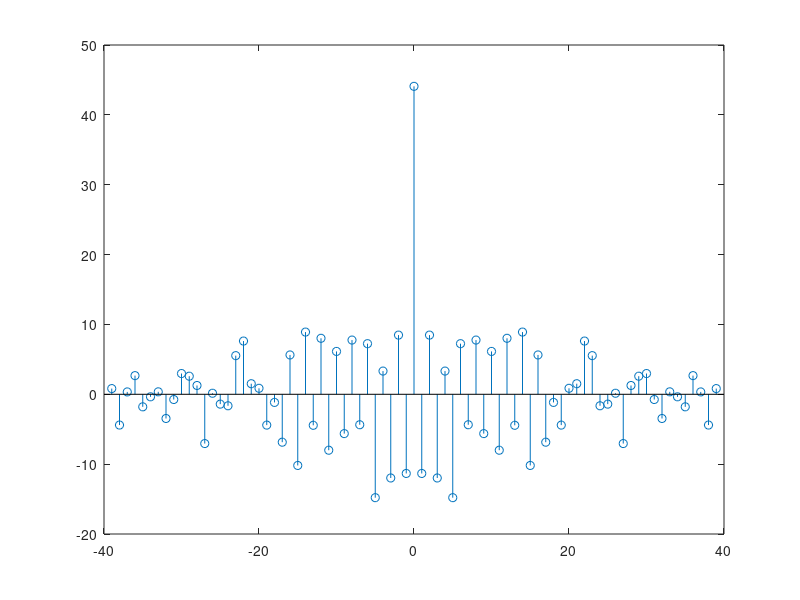
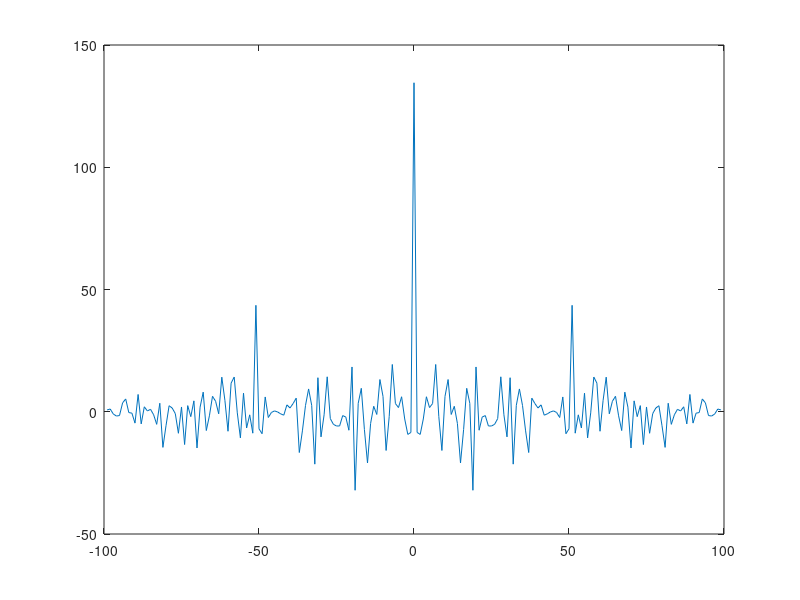

MATLAB code for these plots, in order:
clc;
clear;
clf;
u=randn(1,40);
nu=1:40;
v=u(end:-1:1);
nv=-40:-1;
w=conv(u,v);
nw=(nu(1)+nv(1)):(nu(end)+nv(end));
stem(nw,w);

figure(2);
NX=100;
x=randn(1,NX);
N=50;
alpha=0.9;
y=filter([1 zeros(1,N) alpha],1,x);
Ryy=conv(y,fliplr(y));
plot([-NX+1:NX-1],Ryy);
